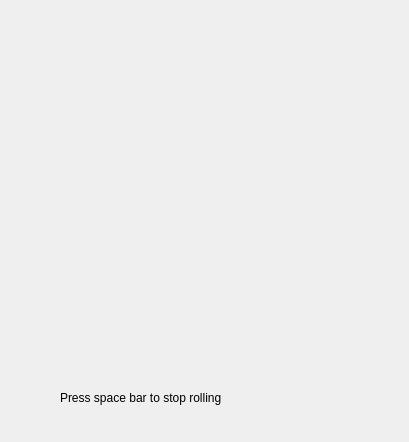
<?xml version="1.0" encoding="UTF-8"?>
<ui version="4.0">
 <class>RollDiceWindow</class>
 <widget class="QDialog" name="RollDiceWindow">
  <property name="geometry">
   <rect>
    <x>0</x>
    <y>0</y>
    <width>409</width>
    <height>442</height>
   </rect>
  </property>
  <property name="windowTitle">
   <string>Dialog</string>
  </property>
  <widget class="QLabel" name="label">
   <property name="geometry">
    <rect>
     <x>60</x>
     <y>390</y>
     <width>361</width>
     <height>16</height>
    </rect>
   </property>
   <property name="text">
    <string>Press space bar to stop rolling</string>
   </property>
  </widget>
  <widget class="QLabel" name="testLabel">
   <property name="geometry">
    <rect>
     <x>40</x>
     <y>30</y>
     <width>319</width>
     <height>313</height>
    </rect>
   </property>
   <property name="text">
    <string/>
   </property>
  </widget>
 </widget>
 <resources/>
 <connections/>
</ui>
